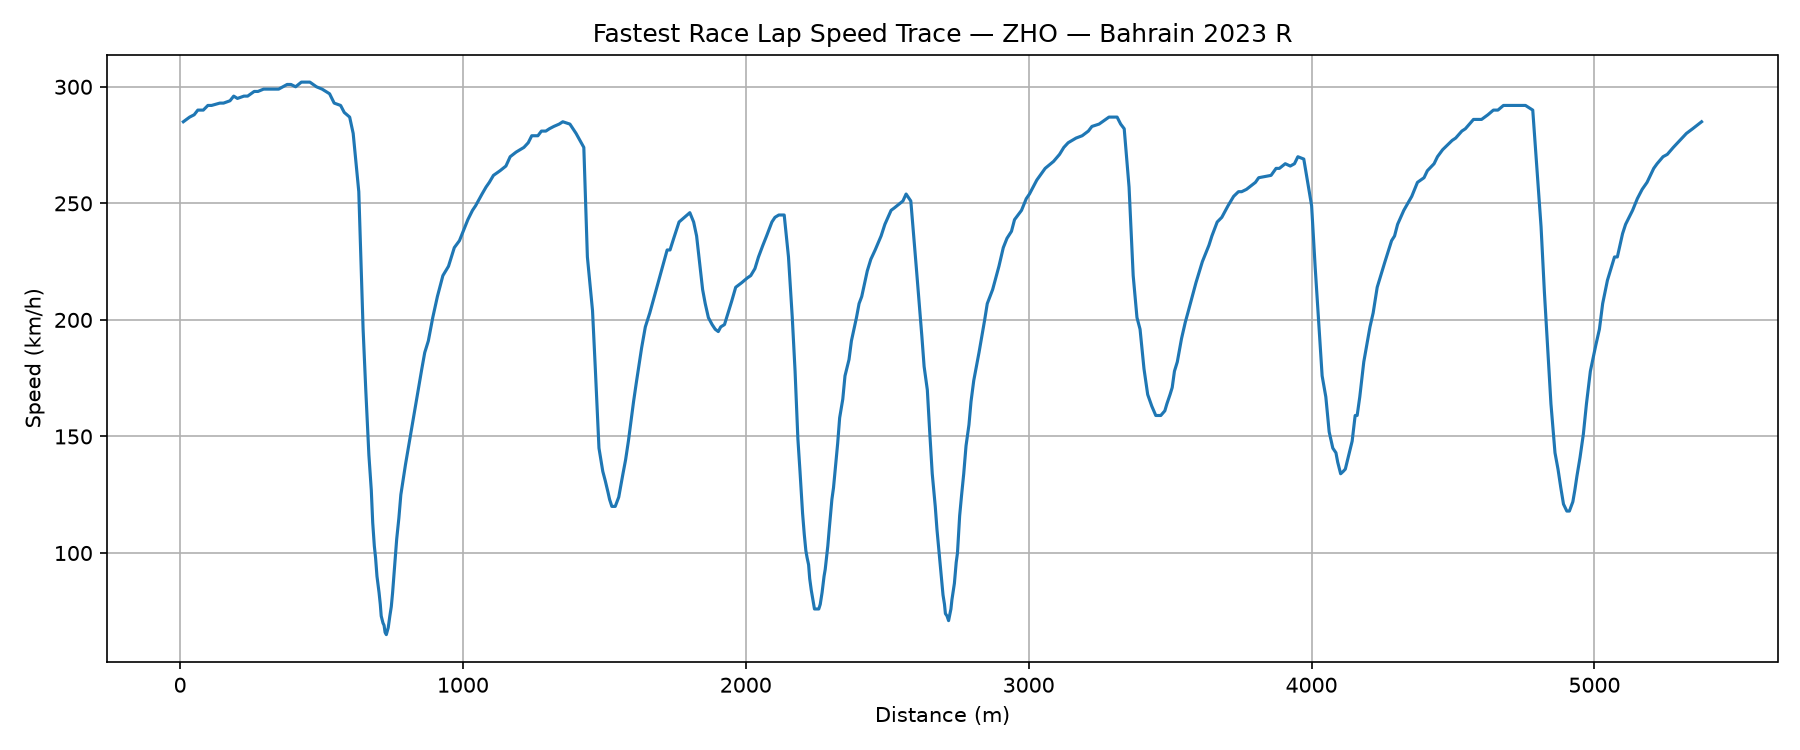

Generate this figure with Python:
import fastf1
import matplotlib.pyplot as plt

fastf1.Cache.enable_cache('./cache')

session = fastf1.get_session(2023, 'Bahrain', 'R')
session.load()  # full load now, with telemetry

fastest_lap = session.laps.pick_fastest()
telemetry = fastest_lap.get_car_data().add_distance()

fig, ax = plt.subplots(figsize=(12, 5))
ax.plot(telemetry['Distance'], telemetry['Speed'])
ax.set_xlabel('Distance (m)')
ax.set_ylabel('Speed (km/h)')
ax.set_title(f"Fastest Race Lap Speed Trace — {fastest_lap['Driver']} — Bahrain 2023 R")
ax.grid(True)
plt.tight_layout()
plt.savefig('speed_trace.png', dpi=150)
plt.show()
